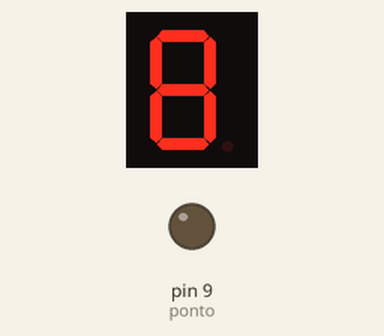
Simulated run of this sketch. Board: Arduino Uno, built with avr-gcc and run on an emulated ATmega328P. Parts: 1-digit seven-segment display, output pins drawn as LEDs (lit = HIGH). Wiring (inferred from the names in the program): 1-digit 7-segment display, segments lit when LOW: segments pin 2, pin 3, pin 4, pin 5, pin 6, pin 7, pin 8. The segment pins are drawn as the display they are named for; pins used as bus, display or sensor lines are not drawn.

Above: at 0.1 s.
At 0.75 s:
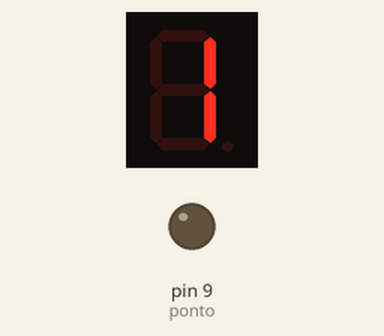
At 1.65 s:
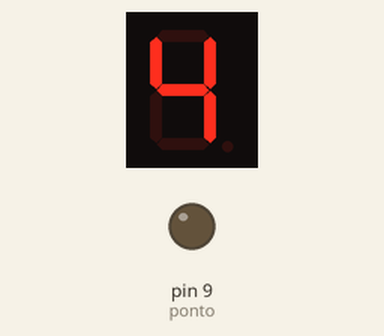
At 2.55 s:
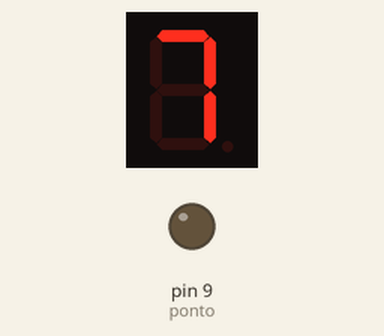
At 3.45 s:
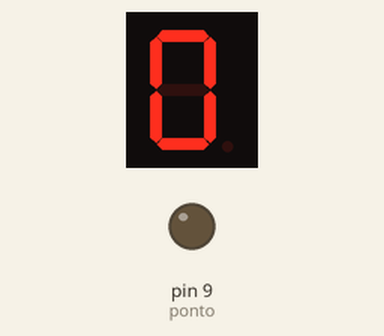

Measured:
- by itself, everything shown: repeats every 3.0 s, in 10 steps

The sketch:

codDisplayMilis.ino
```cpp
// Definição das variáveis para controle do intervalo de tempo
unsigned long tempo_controle = 0; // Recebe o último tempo registrado
unsigned long intervalo = 300; // Intervalo de tempo para mudança do número no display
byte numero;
/* Array para definição dos LEDs que serão ligados para cada número
// As linhas representam o número a ser exibido. As colunas
apresentam o estado (1 ou 0) de cada segmento:(A,B,C,D,E,F,G) */
byte display_7seg[10][7] = {  { 0, 0, 0, 0, 0, 0, 1 }, // = Digito 0
  { 1, 0, 0, 1, 1, 1, 1 }, // = Digito 1
  { 0, 0, 1, 0, 0, 1, 0 }, // = Digito 2
  { 0, 0, 0, 0, 1, 1, 0 }, // = Digito 3
  { 1, 0, 0, 1, 1, 0, 0 }, // = Digito 4
  { 0, 1, 0, 0, 1, 0, 0 }, // = Digito 5
  { 0, 1, 0, 0, 0, 0, 0 }, // = Digito 6
  { 0, 0, 0, 1, 1, 1, 1 }, // = Digito 7
  { 0, 0, 0, 0, 0, 0, 0 }, // = Digito 8
  { 0, 0, 0, 1, 1, 0, 0 }, // = Digito 9
};

//Definição do tipo de trabalho de cada pino conectado ao display
void setup() {
  pinMode(2, OUTPUT); // seg A, pino 2 arduino, 7 (no display)
  pinMode(3, OUTPUT); // seg B, pino 3 arduino, 6 (no display)
  pinMode(4, OUTPUT); // seg C, pino 4 arduino, 4 (no display)
  pinMode(5, OUTPUT); // seg D, pino 5 arduino, 2 (no display)
  pinMode(6, OUTPUT); // seg E, pino 6 arduino, 1 (no display)
  pinMode(7, OUTPUT); // seg F, pino 7 arduino, 9 (no display)
  pinMode(8, OUTPUT); // seg G, pino 8 arduino, 10 (no display)
  pinMode(9, OUTPUT); // ponto, pino 9 arduino, 5 (no display)
}

// Função para exibição do número no display
void exibeNumero(byte numero) {
  byte pino_atual = 2;
  for (byte i = 0; i < 7; ++i) {
    digitalWrite(pino_atual, display_7seg[numero][i]);
    ++pino_atual;
  }
}

void loop() {
  numero = 0; // Armazena o número para ser exibido de 0 a  9
  for (numero; numero <10;) {
    unsigned long tempo_atual = millis(); // Armazena o tempo atual
    if ((tempo_atual - tempo_controle) >= intervalo) { //Faz a verificação se o intervalo foi 'estourado'
      tempo_controle = tempo_atual;                    //Armazena o valor útlimo do intervalo estourado
      exibeNumero(numero);          // Chama a função para exibir o número no display
      ++numero;                     // Incrementa o número
    }
  }
}
```
